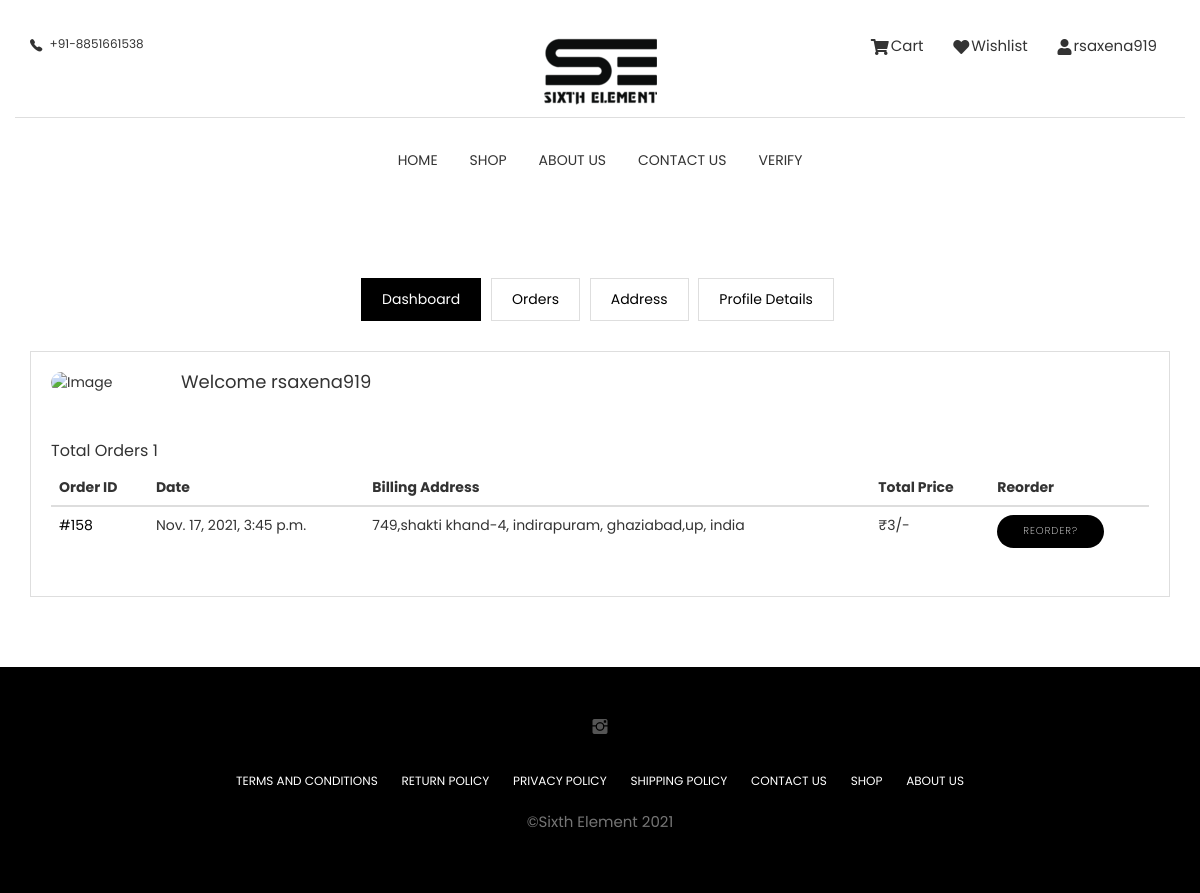
Page /dashboard (signed in) on the earlier database version.
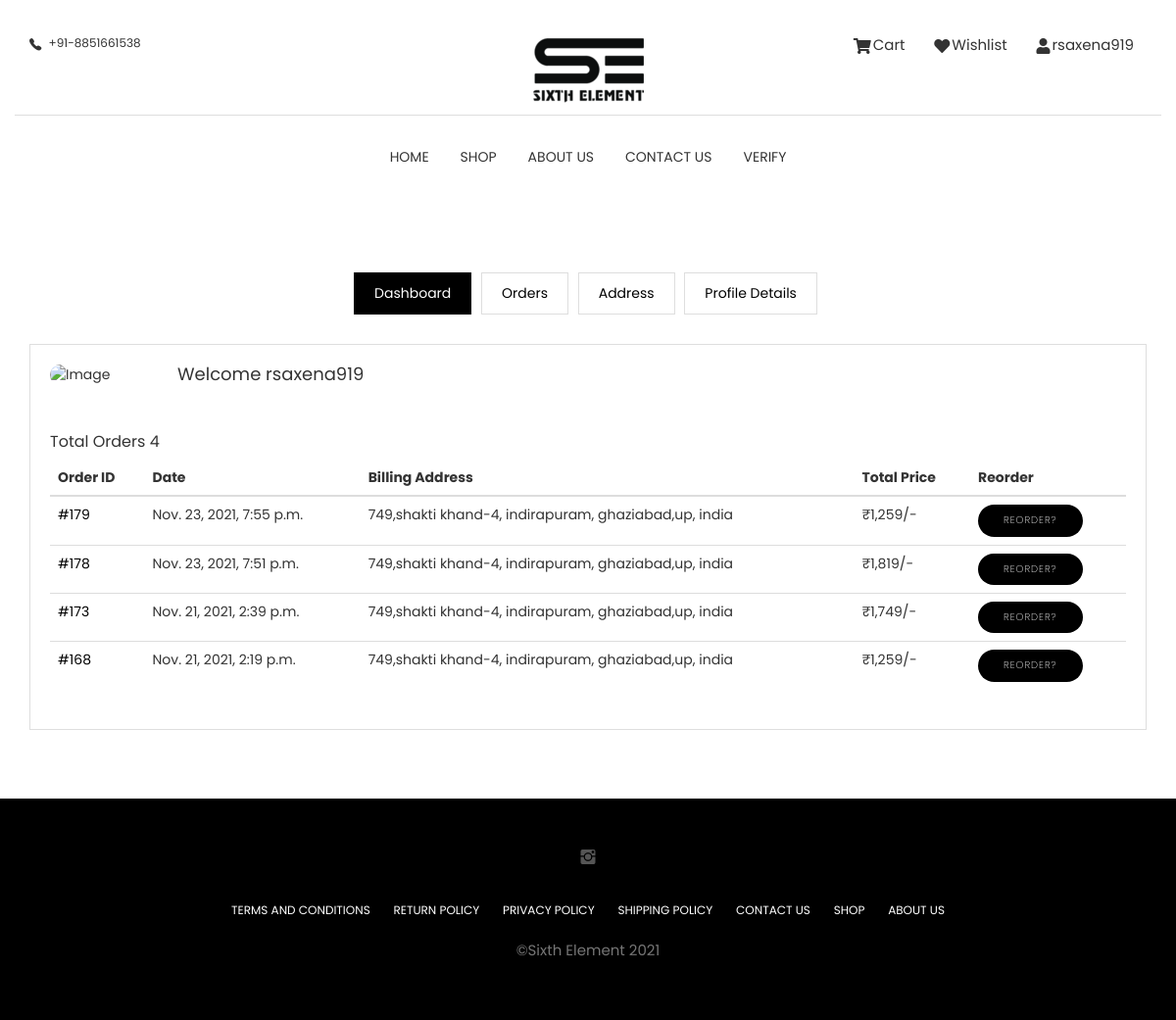
Same page on the later database version.
### basic/models.py (models this page shows, shortened)
class Order(models.Model):
    user = models.ForeignKey(User , on_delete=models.CASCADE)
    ordered = models.BooleanField(default=False)
    start_date = models.DateTimeField(auto_now_add=True)
    date = models.DateTimeField()
    final_amount = models.IntegerField(default=0)
    items = models.ManyToManyField(OrderItem)
    billing_address = models.ForeignKey('Billing_Address' , null=True, blank=True, on_delete=models.CASCADE)
    razorpay_id = models.CharField(max_length=100000000, null=True, blank=True)
    payment_id = models.CharField(max_length=10000000 , null=True, blank=True)
    signature = models.CharField(max_length=1000000000000 , null=True , blank=True)
    coupon_bool = models.BooleanField(default=False)
    coupon  = models.ForeignKey('Coupons' ,null=True, blank=True,  on_delete=models.SET_NULL)
    def get_total_amount(self):
        total = 0
        for i in self.items.all():
            total += i.get_total()
        return total

class Billing_Address(models.Model):
    name=models.CharField(max_length=1000 , null=True, blank=True)
    user = models.ForeignKey(User , on_delete=models.CASCADE)
    home = models.CharField(max_length=10000)
    phone = models.CharField(max_length=10 , null=True , blank=True)
    state = models.CharField(max_length=10 , choices=STATE_CHOICES)
    email = models.EmailField(max_length=1000 , null=True, blank=True)
    def __str__(self):
        return self.home

class OrderItem(models.Model):
    user = models.ForeignKey(User , on_delete=models.CASCADE)
    item = models.ForeignKey(Item , on_delete=models.CASCADE , related_name='item')
    qty = models.IntegerField(default=1)
    ordered = models.BooleanField(default=False)
    def get_total(self):
        return self.item.afterPrice * self.qty

class Item(models.Model):
    name = models.CharField(max_length=1000)
    price = models.IntegerField(default=0)
    category = models.CharField(max_length=1000 , choices=CATEGORY_CHOICES ,null=True , blank=True)
    qty = models.CharField(max_length=1000, choices=WEIGHT_CHOICES, null=True , blank=True )
    flavour = models.ForeignKey(Flavor , on_delete=models.CASCADE, null=True , blank=True)
    img1 = models.ImageField(null=True, blank=True)
    img2 = models.ImageField(null=True, blank=True)
    img3 = models.ImageField(null=True, blank=True)
    img4 = models.ImageField(null=True, blank=True)
    img5 = models.ImageField(null=True, blank=True)
    img6 = models.ImageField(null=True, blank=True)
    servings = models.CharField(max_length=100, null=True, blank=True , choices=SERVING_CHOICES)
    instock = models.BooleanField(default=False)
    desc = models.ForeignKey(Description , on_delete=models.CASCADE, null=True , blank=True)
    thumbnail = models.ImageField(null=True, blank=True)
    display = models.BooleanField(default=True)
    percent = models.PositiveIntegerField(default=30, validators=[MaxValueValidator(99)])
    rating = models.PositiveIntegerField(validators=[MaxValueValidator(5)], null=True, blank=True)
    afterPrice = models.IntegerField(default=0, null=True, blank=True)

### basic/views.py (the view)
# urls.py: path('dashboard' , views.dashboard , name='dashboard'),
def dashboard(request):
    if  request.user.is_authenticated:
        orders = Order.objects.filter(user=request.user , ordered=True).order_by('-date')
        orderCount = orders.count()
        billing_address = Billing_Address.objects.filter(user=request.user).last()
    else:
        orders = None
        orderCount = None
        billing_address= None
    context = {'orders':orders,
    'orderCount':orderCount,
    'billingAddress':billing_address}
    return render(request , 'profile/homepage.html' , context)

### templates/profile/homepage.html (shortened to what this page needs)
{% extends "basic.html" %}
{% load static %}
{% load humanize %}
{% block content %}
<section class="user-dashboard page-wrapper">
	<div class="container">
		<div class="row">
			<div class="col-md-12">
				<ul class="list-inline dashboard-menu text-center">
					<li><a class="active" href="{% url 'dashboard' %}">Dashboard</a></li>
					<li><a href="{% url 'orders' %}">Orders</a></li>
					<li><a href="{% url 'address' %}">Address</a></li>
					<li><a href="{% url 'profile' %}">Profile Details</a></li>
				</ul>
				<div class="dashboard-wrapper user-dashboard">
					<div class="media">
						<div class="pull-left">
							<img class="media-object user-img" src="http://s3.amazonaws.com/37assets/svn/765-default-avatar.png" alt="Image">
						</div>
						<div class="media-body">
							<h2 class="media-heading">Welcome {{user}}</h2>
						</div>
					</div>
					<div class="total-order mt-40">
						<h4>Total Orders {{orderCount}}</h4>
						<div class="table-responsive">
						{% if orders %}
							<table class="table">
								<thead>
									<tr>
										<th>Order ID</th>
										<th>Date</th>
										<th>Billing Address</th>
										<th>Total Price</th>
										<th>Reorder</th>
									</tr>
								</thead>
								<tbody>
										{% for i in orders%}
											<tr>
												<td><a href="#!">#{{i.id}}</a></td>
												<td>{{i.start_date}}</td>
												<td>{{i.billing_address}}</td>
												<td>₹{{i.get_total_amount|intcomma}}/-</td>
												<td>
													<button data-toggle="modal" data-target="#{{i.id}}" class="btn btn-main btn-small btn-round-full">ReOrder?</button>
												</td>
											</tr>
										{% endfor %}
									{% endif %}
								</tbody>
							</table>
						</div>
					</div>
				</div>
			</div>
		</div>
	</div>
</section>
{% endblock content %}

Differences in the rows shown:
removed Order: id "158", start_date "Nov. 17, 2021, 3:45 p.m.", billing_address "749,shakti khand-4, indirapuram, ghaziabad,up, india", get_total_amount "3"
added Order: id "179", start_date "Nov. 23, 2021, 7:55 p.m.", billing_address "749,shakti khand-4, indirapuram, ghaziabad,up, india", get_total_amount "1,259"
added Order: id "178", start_date "Nov. 23, 2021, 7:51 p.m.", billing_address "749,shakti khand-4, indirapuram, ghaziabad,up, india", get_total_amount "1,819"
added Order: id "173", start_date "Nov. 21, 2021, 2:39 p.m.", billing_address "749,shakti khand-4, indirapuram, ghaziabad,up, india", get_total_amount "1,749"
added Order: id "168", start_date "Nov. 21, 2021, 2:19 p.m.", billing_address "749,shakti khand-4, indirapuram, ghaziabad,up, india", get_total_amount "1,259"
Other differences:
{{ orderCount }}: "1" → "4"
